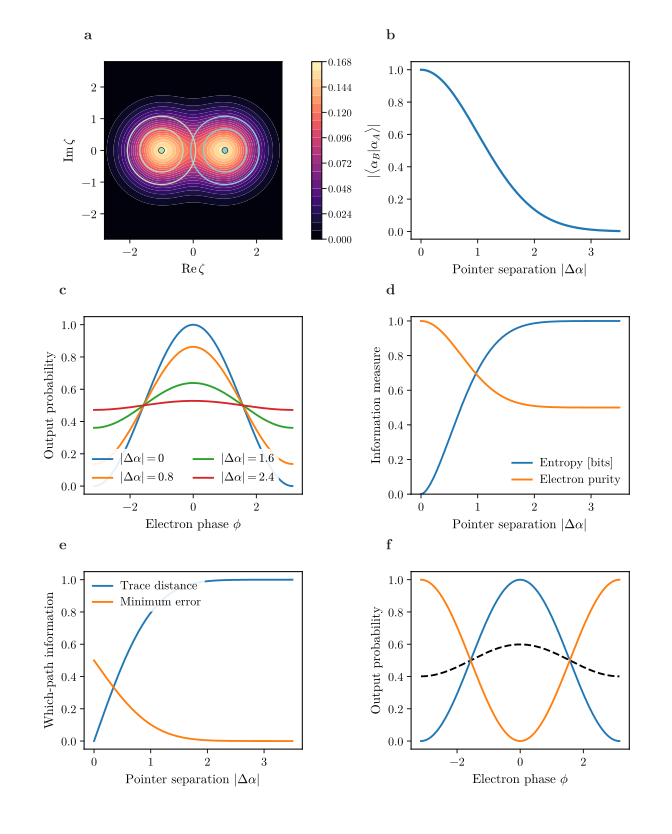

Source code (Python):
"""Exact two-path pure-dephasing quantum eraser with coherent-state environment.
All six panels derive from controlled oscillator displacements, no fitted rates.
"""
from pathlib import Path
import sys
ROOT=Path(__file__).resolve().parents[1]
sys.path.insert(0,str(ROOT))
import numpy as np
from preamble import pubfig, safe_panel, safe_colorbar, clean, finish_pub


def overlap(delta):
    return np.exp(-np.asarray(delta,dtype=float)**2/2)


def entropy(delta):
    d=overlap(delta)
    pp=(1+d)/2; pm=(1-d)/2
    return -(np.where(pp>0,pp*np.log2(np.maximum(pp,1e-300)),0)
             +np.where(pm>0,pm*np.log2(np.maximum(pm,1e-300)),0))


def helstrom_error(delta):
    d=overlap(delta)
    return (1-np.sqrt(1-d*d))/2


def make_figure():
    out=Path(__file__).with_suffix('.pdf')
    fig=pubfig(9.2,6.12,top=.91,bottom=.1,left=.085,right=.965)
    gs=fig.add_gridspec(2,3,wspace=.61,hspace=.49)
    ax=[fig.add_subplot(gs[i//3,i%3]) for i in range(6)]
    # (a) environment Husimi distributions for two path-conditioned coherent states
    d0=2.0
    v=np.linspace(-2.8,2.8,201)
    X,Y=np.meshgrid(v,v)
    QA=np.exp(-((X-d0/2)**2+Y**2))/np.pi
    QB=np.exp(-((X+d0/2)**2+Y**2))/np.pi
    img=ax[0].contourf(X,Y,(QA+QB)/2,levels=25,cmap='magma')
    ax[0].contour(X,Y,QA,levels=[.1,.2],colors=['#89d0d5'],linewidths=.9)
    ax[0].contour(X,Y,QB,levels=[.1,.2],colors=['#bbddb9'],linewidths=.9)
    ax[0].scatter([-d0/2,d0/2],[0,0],s=18,c=['#bbddb9','#89d0d5'],edgecolor='k',linewidth=.4)
    ax[0].set(xlabel=r'$\operatorname{Re}\zeta$',ylabel=r'$\operatorname{Im}\zeta$',aspect='equal')
    safe_colorbar(fig,img,ax[0],r'$Q(\zeta)$')
    # (b) overlap of the environment states versus separation
    delta=np.linspace(0,3.5,260)
    d=overlap(delta)
    ax[1].plot(delta,d,lw=1.6)
    ax[1].set(xlabel=r'Pointer separation $|\Delta\alpha|$',ylabel=r'$|\langle\alpha_B|\alpha_A\rangle|$')
    # (c) unconditioned electron fringes across three pointer separations
    phi=np.linspace(-np.pi,np.pi,360)
    for dd in [0,.8,1.6,2.4]:
        ax[2].plot(phi,(1+overlap(dd)*np.cos(phi))/2,label=rf'$|\Delta\alpha|={dd:g}$')
    ax[2].set(xlabel=r'Electron phase $\phi$',ylabel='Output probability')
    ax[2].legend(frameon=False,fontsize=7,loc='upper right',ncol=2)
    # (d) entanglement entropy and purity (pure system+environment)
    ax[3].plot(delta,entropy(delta),label='Entropy [bits]')
    ax[3].plot(delta,(1+d*d)/2,label='Electron purity')
    ax[3].set(xlabel=r'Pointer separation $|\Delta\alpha|$',ylabel='Information measure',ylim=(0,1.025))
    ax[3].legend(frameon=False,fontsize=7,loc='lower right')
    # (e) optimal which-path discrimination from Helstrom theorem
    D=np.sqrt(1-d*d)
    ax[4].plot(delta,D,label='Trace distance')
    ax[4].plot(delta,helstrom_error(delta),label='Minimum error')
    ax[4].set(xlabel=r'Pointer separation $|\Delta\alpha|$',ylabel='Which-path information')
    ax[4].legend(frameon=False,fontsize=7,loc='lower right')
    # (f) conditional quantum eraser: complementary unit-visibility outcomes
    erase_d=1.8
    ax[5].plot(phi,(1+overlap(erase_d)*np.cos(phi))/2,'k--',label='Unconditioned')
    ax[5].plot(phi,(1+np.cos(phi))/2,label='Eraser: +')
    ax[5].plot(phi,(1-np.cos(phi))/2,label='Eraser: -')
    ax[5].set(xlabel=r'Electron phase $\phi$',ylabel='Output probability')
    # Line meaning is fully stated in the caption; no obscuring legend over the fringes.
    for i,a in enumerate(ax):
        safe_panel(a,chr(ord('a')+i))
        clean(a)
    finish_pub(fig,out)
    return out

if __name__=='__main__':
    print(make_figure())
